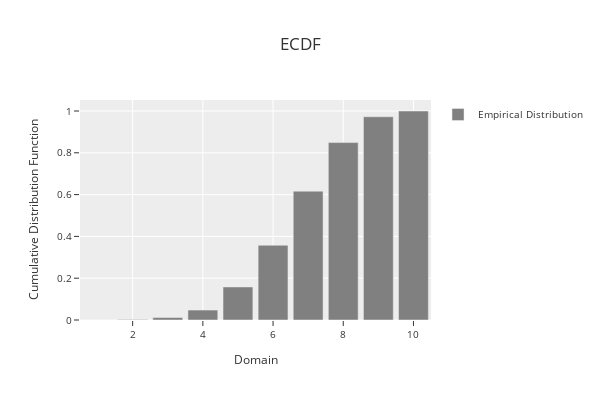

Here is the notebook cell this chart was saved with:
### Code cell
phitter_disc.plot_ecdf()

### Figure 1 — Plotly figure (JSON) as saved in the notebook; plotly's stock layout.template omitted (floating-point values rounded to 4 significant figures)
{"data": [{"marker": {"color": "rgba(128,128,128,1)"}, "name": "Empirical Distribution", "showlegend": true, "type": "bar", "x": [1, 2, 3, 4, 5, 6, 7, 8, 9, 10], "y": [0.0001, 0.0023, 0.0117, 0.0476, 0.1582, 0.3575, 0.6165, 0.8489, 0.9725, 1]}], "layout": {"bargap": 0.15, "height": 400, "legend": {"font": {"size": 10}, "orientation": "v", "title": {}, "xanchor": "left", "y": 1, "yanchor": "auto"}, "title": {"text": "ECDF"}, "width": 600, "xaxis": {"tickfont": {"size": 10}, "title": {"font": {"size": 12}, "text": "Domain"}}, "yaxis": {"tickfont": {"size": 10}, "title": {"font": {"size": 12}, "text": "Cumulative Distribution Function"}}}}
